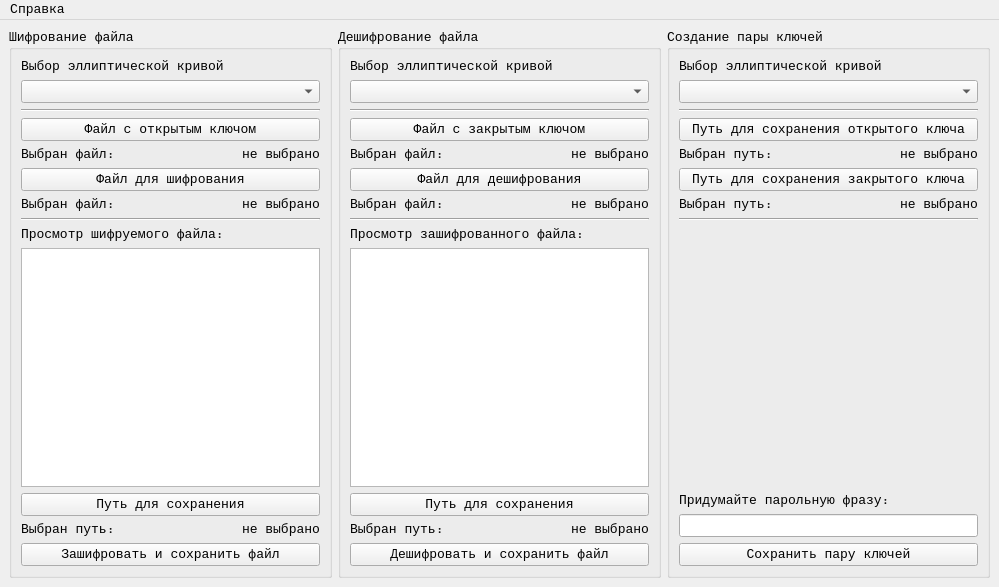
<?xml version="1.0" encoding="UTF-8"?>
<ui version="4.0">
 <class>MainWindow</class>
 <widget class="QMainWindow" name="MainWindow">
  <property name="geometry">
   <rect>
    <x>0</x>
    <y>0</y>
    <width>999</width>
    <height>587</height>
   </rect>
  </property>
  <property name="font">
   <font>
    <family>Courier</family>
    <pointsize>10</pointsize>
   </font>
  </property>
  <property name="windowTitle">
   <string>Демонстрация криптоалгоритма на эллиптических кривых</string>
  </property>
  <widget class="QWidget" name="centralwidget">
   <layout class="QGridLayout" name="gridLayout_2">
    <item row="0" column="0">
     <widget class="QGroupBox" name="groupBox">
      <property name="title">
       <string>Шифрование файла</string>
      </property>
      <layout class="QGridLayout" name="gridLayout_3">
       <item row="2" column="0">
        <widget class="Line" name="line">
         <property name="orientation">
          <enum>Qt::Orientation::Horizontal</enum>
         </property>
        </widget>
       </item>
       <item row="3" column="0">
        <widget class="QPushButton" name="encrypt_choosePublicKey">
         <property name="text">
          <string>Файл с открытым ключом</string>
         </property>
        </widget>
       </item>
       <item row="0" column="0">
        <widget class="QLabel" name="label_6">
         <property name="sizePolicy">
          <sizepolicy hsizetype="Preferred" vsizetype="Fixed">
           <horstretch>0</horstretch>
           <verstretch>0</verstretch>
          </sizepolicy>
         </property>
         <property name="text">
          <string>Выбор эллиптической кривой</string>
         </property>
        </widget>
       </item>
       <item row="13" column="0">
        <widget class="QPushButton" name="encrypt_chooseOutputFile">
         <property name="text">
          <string>Путь для сохранения</string>
         </property>
        </widget>
       </item>
       <item row="7" column="0">
        <widget class="QPushButton" name="encrypt_chooseSourceFile">
         <property name="text">
          <string>Файл для шифрования</string>
         </property>
        </widget>
       </item>
       <item row="11" column="0">
        <widget class="QLabel" name="label_9">
         <property name="text">
          <string>Просмотр шифруемого файла:</string>
         </property>
        </widget>
       </item>
       <item row="1" column="0">
        <widget class="QComboBox" name="encrypt_chosenCurve"/>
       </item>
       <item row="10" column="0">
        <widget class="Line" name="line_2">
         <property name="orientation">
          <enum>Qt::Orientation::Horizontal</enum>
         </property>
        </widget>
       </item>
       <item row="16" column="0">
        <widget class="QPushButton" name="encrypt_encryptFile">
         <property name="text">
          <string>Зашифровать и сохранить файл</string>
         </property>
        </widget>
       </item>
       <item row="9" column="0">
        <layout class="QHBoxLayout" name="horizontalLayout_2">
         <item>
          <widget class="QLabel" name="label_8">
           <property name="sizePolicy">
            <sizepolicy hsizetype="Preferred" vsizetype="Fixed">
             <horstretch>0</horstretch>
             <verstretch>0</verstretch>
            </sizepolicy>
           </property>
           <property name="text">
            <string>Выбран файл:</string>
           </property>
          </widget>
         </item>
         <item>
          <widget class="QLabel" name="encrypt_chosenSourceFile">
           <property name="sizePolicy">
            <sizepolicy hsizetype="Maximum" vsizetype="Fixed">
             <horstretch>0</horstretch>
             <verstretch>0</verstretch>
            </sizepolicy>
           </property>
           <property name="text">
            <string>не выбрано</string>
           </property>
          </widget>
         </item>
        </layout>
       </item>
       <item row="6" column="0">
        <layout class="QHBoxLayout" name="horizontalLayout">
         <item>
          <widget class="QLabel" name="label_7">
           <property name="sizePolicy">
            <sizepolicy hsizetype="Preferred" vsizetype="Fixed">
             <horstretch>0</horstretch>
             <verstretch>0</verstretch>
            </sizepolicy>
           </property>
           <property name="text">
            <string>Выбран файл:</string>
           </property>
          </widget>
         </item>
         <item>
          <widget class="QLabel" name="encrypt_chosenPublicKey">
           <property name="sizePolicy">
            <sizepolicy hsizetype="Maximum" vsizetype="Preferred">
             <horstretch>0</horstretch>
             <verstretch>0</verstretch>
            </sizepolicy>
           </property>
           <property name="text">
            <string>не выбрано</string>
           </property>
          </widget>
         </item>
        </layout>
       </item>
       <item row="12" column="0">
        <widget class="QPlainTextEdit" name="encrypt_fileContent">
         <property name="sizePolicy">
          <sizepolicy hsizetype="Preferred" vsizetype="Expanding">
           <horstretch>0</horstretch>
           <verstretch>0</verstretch>
          </sizepolicy>
         </property>
         <property name="readOnly">
          <bool>true</bool>
         </property>
        </widget>
       </item>
       <item row="14" column="0">
        <layout class="QHBoxLayout" name="horizontalLayout_3">
         <item>
          <widget class="QLabel" name="label_15">
           <property name="sizePolicy">
            <sizepolicy hsizetype="Preferred" vsizetype="Fixed">
             <horstretch>0</horstretch>
             <verstretch>0</verstretch>
            </sizepolicy>
           </property>
           <property name="text">
            <string>Выбран путь:</string>
           </property>
          </widget>
         </item>
         <item>
          <widget class="QLabel" name="encrypt_chosenOutputFile">
           <property name="sizePolicy">
            <sizepolicy hsizetype="Maximum" vsizetype="Fixed">
             <horstretch>0</horstretch>
             <verstretch>0</verstretch>
            </sizepolicy>
           </property>
           <property name="text">
            <string>не выбрано</string>
           </property>
          </widget>
         </item>
        </layout>
       </item>
      </layout>
     </widget>
    </item>
    <item row="0" column="1">
     <widget class="QGroupBox" name="groupBox_2">
      <property name="title">
       <string>Дешифрование файла</string>
      </property>
      <layout class="QVBoxLayout" name="verticalLayout_2">
       <item>
        <widget class="QLabel" name="label_5">
         <property name="sizePolicy">
          <sizepolicy hsizetype="Preferred" vsizetype="Fixed">
           <horstretch>0</horstretch>
           <verstretch>0</verstretch>
          </sizepolicy>
         </property>
         <property name="text">
          <string>Выбор эллиптической кривой</string>
         </property>
        </widget>
       </item>
       <item>
        <widget class="QComboBox" name="decrypt_chosenCurve"/>
       </item>
       <item>
        <widget class="Line" name="line_3">
         <property name="orientation">
          <enum>Qt::Orientation::Horizontal</enum>
         </property>
        </widget>
       </item>
       <item>
        <widget class="QPushButton" name="decrypt_choosePrivateKey">
         <property name="text">
          <string>Файл с закрытым ключом</string>
         </property>
        </widget>
       </item>
       <item>
        <layout class="QHBoxLayout" name="horizontalLayout_4">
         <item>
          <widget class="QLabel" name="label_12">
           <property name="text">
            <string>Выбран файл:</string>
           </property>
          </widget>
         </item>
         <item>
          <widget class="QLabel" name="decrypt_chosenPrivateKey">
           <property name="sizePolicy">
            <sizepolicy hsizetype="Maximum" vsizetype="Fixed">
             <horstretch>0</horstretch>
             <verstretch>0</verstretch>
            </sizepolicy>
           </property>
           <property name="text">
            <string>не выбрано</string>
           </property>
          </widget>
         </item>
        </layout>
       </item>
       <item>
        <widget class="QPushButton" name="decrypt_chooseSourceFile">
         <property name="text">
          <string>Файл для дешифрования</string>
         </property>
        </widget>
       </item>
       <item>
        <layout class="QHBoxLayout" name="horizontalLayout_5">
         <item>
          <widget class="QLabel" name="label_16">
           <property name="text">
            <string>Выбран файл:</string>
           </property>
          </widget>
         </item>
         <item>
          <widget class="QLabel" name="decrypt_chosenSourceFile">
           <property name="sizePolicy">
            <sizepolicy hsizetype="Maximum" vsizetype="Fixed">
             <horstretch>0</horstretch>
             <verstretch>0</verstretch>
            </sizepolicy>
           </property>
           <property name="text">
            <string>не выбрано</string>
           </property>
          </widget>
         </item>
        </layout>
       </item>
       <item>
        <widget class="Line" name="line_4">
         <property name="orientation">
          <enum>Qt::Orientation::Horizontal</enum>
         </property>
        </widget>
       </item>
       <item>
        <widget class="QLabel" name="label_13">
         <property name="text">
          <string>Просмотр зашифрованного файла:</string>
         </property>
        </widget>
       </item>
       <item>
        <widget class="QPlainTextEdit" name="decrypt_fileContent">
         <property name="sizePolicy">
          <sizepolicy hsizetype="Preferred" vsizetype="Expanding">
           <horstretch>0</horstretch>
           <verstretch>0</verstretch>
          </sizepolicy>
         </property>
         <property name="readOnly">
          <bool>true</bool>
         </property>
        </widget>
       </item>
       <item>
        <widget class="QPushButton" name="decrypt_chooseOutputFile">
         <property name="text">
          <string>Путь для сохранения</string>
         </property>
        </widget>
       </item>
       <item>
        <layout class="QHBoxLayout" name="horizontalLayout_6">
         <item>
          <widget class="QLabel" name="label_17">
           <property name="text">
            <string>Выбран путь:</string>
           </property>
          </widget>
         </item>
         <item>
          <widget class="QLabel" name="decrypt_chosenOutputFile">
           <property name="sizePolicy">
            <sizepolicy hsizetype="Maximum" vsizetype="Preferred">
             <horstretch>0</horstretch>
             <verstretch>0</verstretch>
            </sizepolicy>
           </property>
           <property name="text">
            <string>не выбрано</string>
           </property>
          </widget>
         </item>
        </layout>
       </item>
       <item>
        <widget class="QPushButton" name="decrypt_decryptFile">
         <property name="text">
          <string>Дешифровать и сохранить файл</string>
         </property>
        </widget>
       </item>
      </layout>
     </widget>
    </item>
    <item row="0" column="2">
     <widget class="QGroupBox" name="groupBox_3">
      <property name="title">
       <string>Создание пары ключей</string>
      </property>
      <layout class="QVBoxLayout" name="verticalLayout">
       <item>
        <widget class="QLabel" name="label">
         <property name="sizePolicy">
          <sizepolicy hsizetype="Preferred" vsizetype="Fixed">
           <horstretch>0</horstretch>
           <verstretch>0</verstretch>
          </sizepolicy>
         </property>
         <property name="text">
          <string>Выбор эллиптической кривой</string>
         </property>
        </widget>
       </item>
       <item>
        <widget class="QComboBox" name="create_chosenCurve"/>
       </item>
       <item>
        <widget class="Line" name="line_5">
         <property name="orientation">
          <enum>Qt::Orientation::Horizontal</enum>
         </property>
        </widget>
       </item>
       <item>
        <widget class="QPushButton" name="create_choosePublicKey">
         <property name="text">
          <string>Путь для сохранения открытого ключа</string>
         </property>
        </widget>
       </item>
       <item>
        <layout class="QHBoxLayout" name="horizontalLayout_7">
         <item>
          <widget class="QLabel" name="label_18">
           <property name="text">
            <string>Выбран путь:</string>
           </property>
          </widget>
         </item>
         <item>
          <widget class="QLabel" name="create_chosenPublicKey">
           <property name="sizePolicy">
            <sizepolicy hsizetype="Maximum" vsizetype="Fixed">
             <horstretch>0</horstretch>
             <verstretch>0</verstretch>
            </sizepolicy>
           </property>
           <property name="text">
            <string>не выбрано</string>
           </property>
          </widget>
         </item>
        </layout>
       </item>
       <item>
        <widget class="QPushButton" name="create_choosePrivateKey">
         <property name="text">
          <string>Путь для сохранения закрытого ключа</string>
         </property>
        </widget>
       </item>
       <item>
        <layout class="QHBoxLayout" name="horizontalLayout_8">
         <item>
          <widget class="QLabel" name="label_19">
           <property name="text">
            <string>Выбран путь:</string>
           </property>
          </widget>
         </item>
         <item>
          <widget class="QLabel" name="create_chosenPrivateKey">
           <property name="sizePolicy">
            <sizepolicy hsizetype="Maximum" vsizetype="Fixed">
             <horstretch>0</horstretch>
             <verstretch>0</verstretch>
            </sizepolicy>
           </property>
           <property name="text">
            <string>не выбрано</string>
           </property>
          </widget>
         </item>
        </layout>
       </item>
       <item>
        <widget class="Line" name="line_6">
         <property name="orientation">
          <enum>Qt::Orientation::Horizontal</enum>
         </property>
        </widget>
       </item>
       <item>
        <spacer name="verticalSpacer">
         <property name="orientation">
          <enum>Qt::Orientation::Vertical</enum>
         </property>
         <property name="sizeHint" stdset="0">
          <size>
           <width>20</width>
           <height>40</height>
          </size>
         </property>
        </spacer>
       </item>
       <item>
        <widget class="QLabel" name="label_4">
         <property name="sizePolicy">
          <sizepolicy hsizetype="Preferred" vsizetype="Fixed">
           <horstretch>0</horstretch>
           <verstretch>0</verstretch>
          </sizepolicy>
         </property>
         <property name="text">
          <string>Придумайте парольную фразу:</string>
         </property>
        </widget>
       </item>
       <item>
        <widget class="QLineEdit" name="create_passphrase">
         <property name="sizePolicy">
          <sizepolicy hsizetype="Preferred" vsizetype="Fixed">
           <horstretch>0</horstretch>
           <verstretch>0</verstretch>
          </sizepolicy>
         </property>
        </widget>
       </item>
       <item>
        <widget class="QPushButton" name="create_createKeys">
         <property name="text">
          <string>Сохранить пару ключей</string>
         </property>
        </widget>
       </item>
      </layout>
     </widget>
    </item>
   </layout>
  </widget>
  <widget class="QMenuBar" name="menubar">
   <property name="geometry">
    <rect>
     <x>0</x>
     <y>0</y>
     <width>999</width>
     <height>33</height>
    </rect>
   </property>
   <widget class="QMenu" name="menu">
    <property name="title">
     <string>Справка</string>
    </property>
    <addaction name="about_button"/>
   </widget>
   <addaction name="menu"/>
  </widget>
  <action name="about_button">
   <property name="text">
    <string>О программе</string>
   </property>
  </action>
 </widget>
 <resources/>
 <connections/>
</ui>
